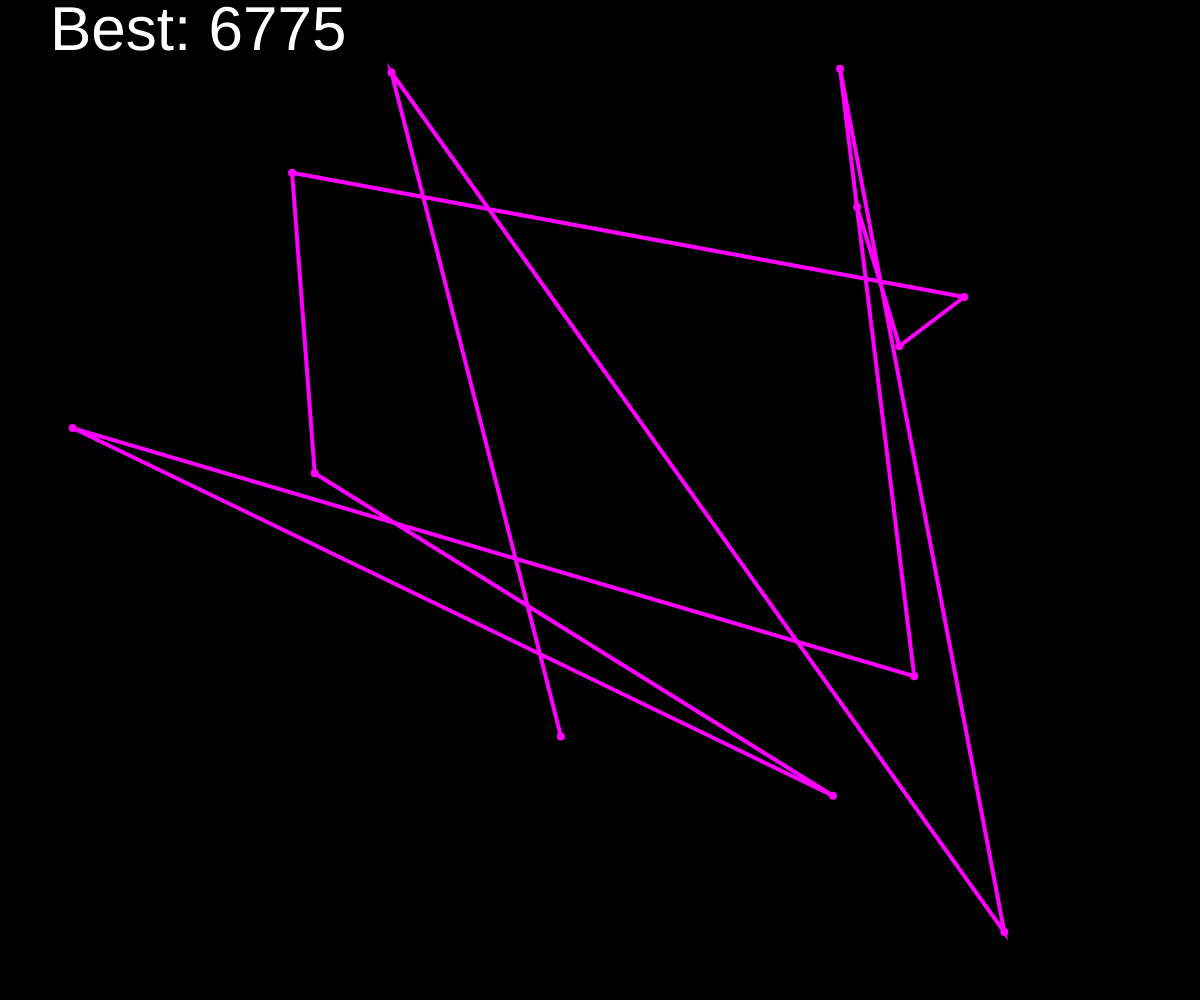
Frame 1 (no input)
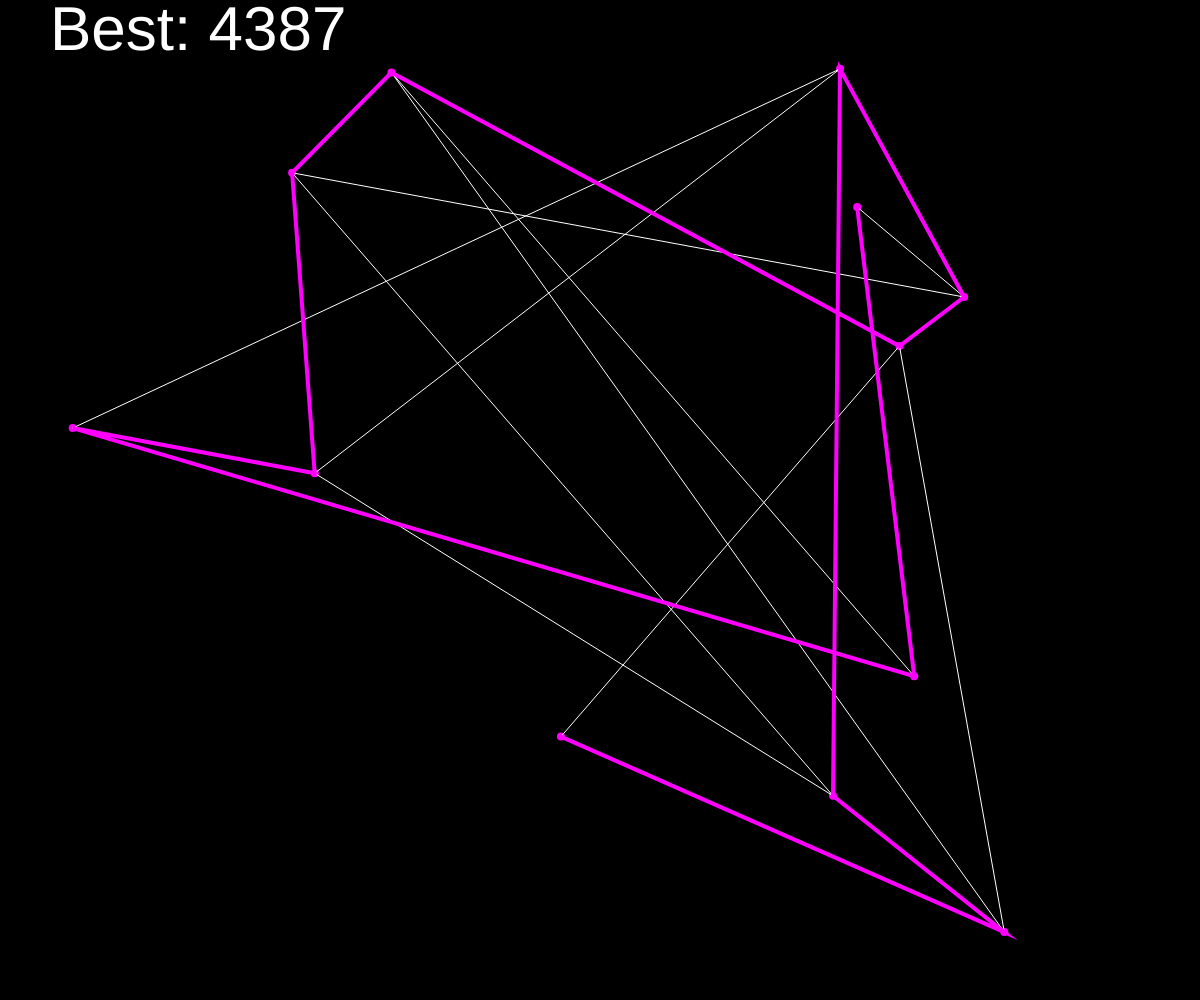
Frame 60 (no input)
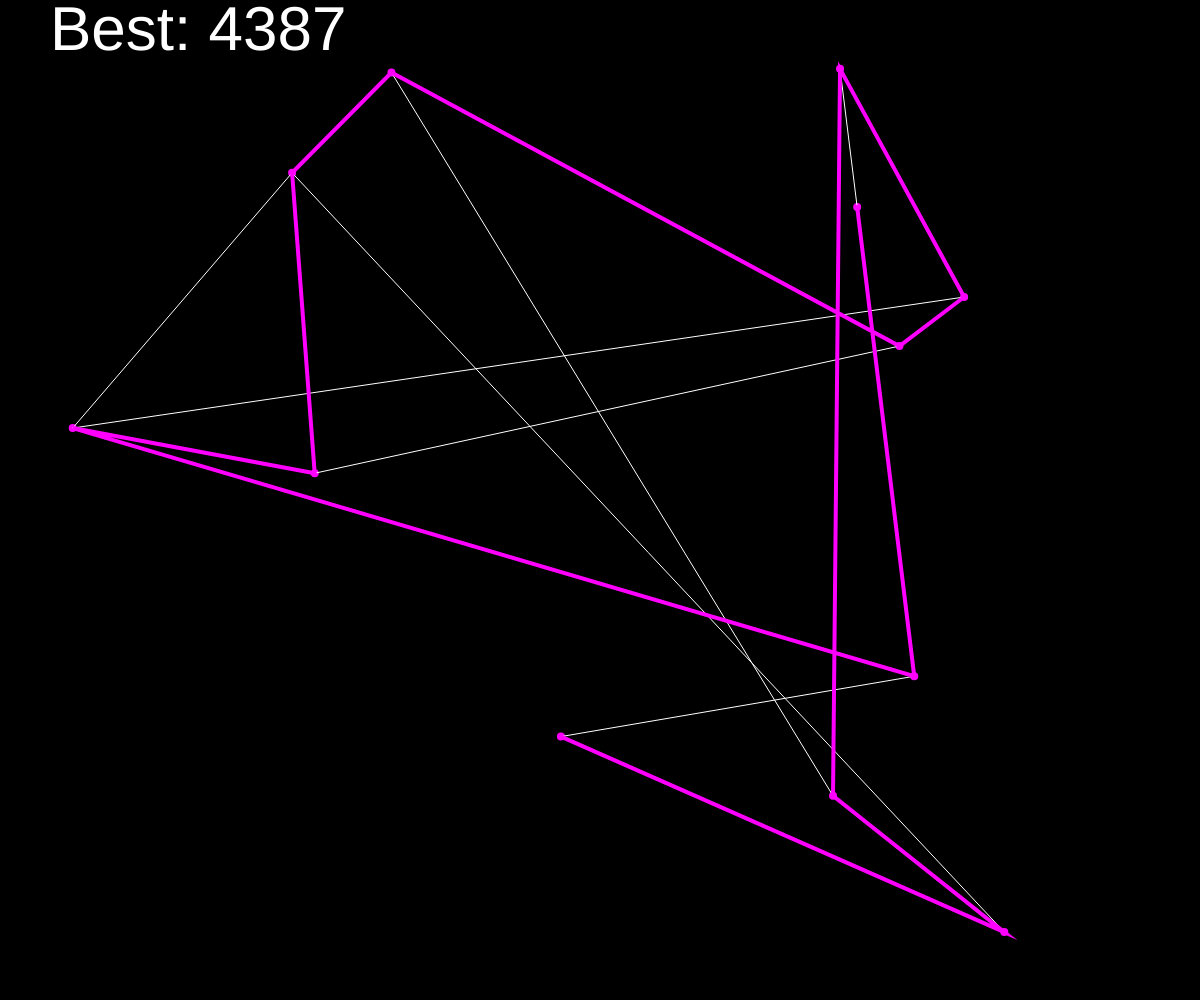
Frame 120 (the mouse pressed at the canvas centre since frame 60)

The p5.js sketch that drew these frames (run headless with seeded random() and noise() and a simulated clock; from frame 60 on, the mouse is pressed at the canvas centre):

// p5.js sketch
// ── sketch.js

//array to store every city(vector)
var cities = [];
//totalCities
var totalCities = 12;

var recordDistance;
var bestEver;

function setup() {
  createCanvas(windowWidth, windowHeight);
  //creating cities and store them
  for (var i = 0; i < totalCities; i++) {
    var v = createVector(random(width), random(height));
    cities[i] = v;
  }
//calling to functions to calculate the destace
  var d = calcDistance(cities);
  recordDistance = d;
  bestEver = cities.slice();
}

function draw() {
  //drawing
  background(0);
  fill(255);
  noStroke();
  textSize(62);
  text(`Best: ${floor(recordDistance)}`, 50, 50);


  fill(255,0,255);
  //drawing cities
  for (var i = 0; i < cities.length; i++) {
    ellipse(cities[i].x, cities[i].y, 8, 8);

  }

  stroke(255);
  strokeWeight(1);
  noFill();

//drawing lines(distance) between nodes (cities)
  beginShape();
  for (var i = 0; i < cities.length; i++) {
    vertex(cities[i].x, cities[i].y);
  }
  endShape();

  stroke(255, 0, 255);
  strokeWeight(4);
  noFill();
  //drawing lines(best distance) between nodes (cities)
  beginShape();
  for (var i = 0; i < cities.length; i++) {
    vertex(bestEver[i].x, bestEver[i].y);
  }
  endShape();

  var i = floor(random(cities.length));
  var j = floor(random(cities.length));
  swap(cities, i, j);

  var d = calcDistance(cities);
  if (d < recordDistance) {
    recordDistance = d;
    bestEver = cities.slice();
  }
}

function swap(a, i, j) {
  var temp = a[i];
  a[i] = a[j];
  a[j] = temp;
}
//this function to calculate the distance between nodes
function calcDistance(points) {
  var sum = 0;
  for (var i = 0; i < points.length - 1; i++) {
    var d = dist(points[i].x, points[i].y, points[i + 1].x, points[i + 1].y);
    sum += d;
  }
  return sum;
}
